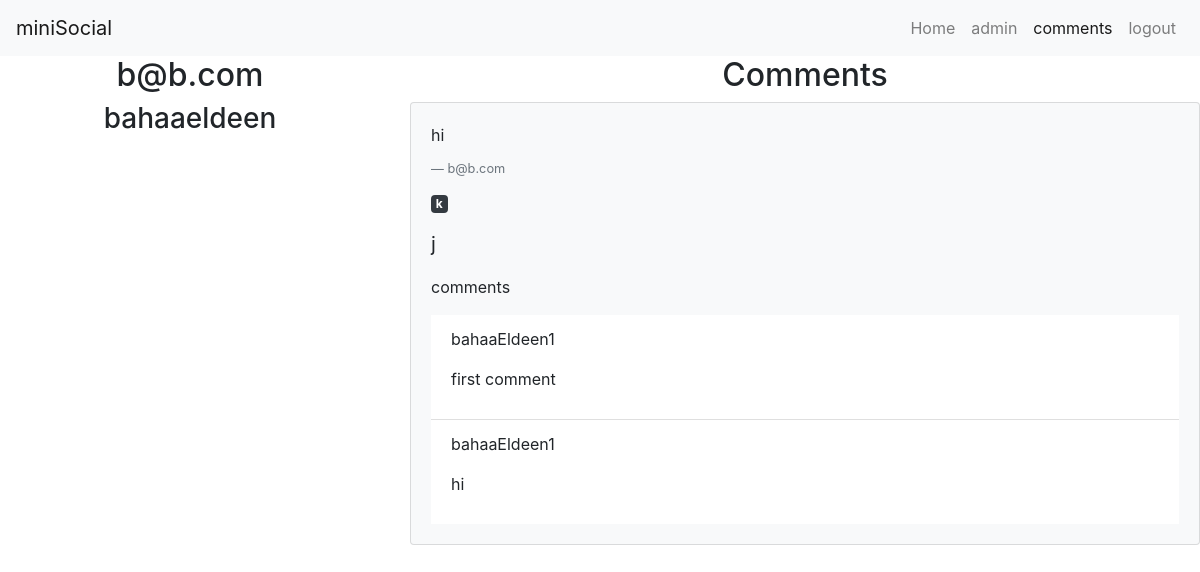
The page /comments/ (signed in) on the database its author committed.
### social/models.py (models this page shows, shortened)
class Post(models.Model):
    user = models.ForeignKey(User,on_delete=models.CASCADE)
    text = models.CharField(max_length = 500)
    genre = models.CharField(max_length=20)
    header = models.CharField(max_length=50)

class Comment(models.Model):
    user = models.ForeignKey(User,on_delete=models.CASCADE)
    post = models.ForeignKey(Post,on_delete=models.CASCADE)
    text = models.CharField(max_length = 500)

### social/views.py (the view)
# urls.py: path('comments/',views.comments,name="comments"),
def comments(request):
    if not request.user.is_authenticated:
        return redirect('login')
    posts = getUserPost(request.user)
    return render(request,'comments.html',{'user':request.user,'posts':posts})

### social/views.py (called while the page is built)
def getUserPost(user):
    posts = Post.objects.filter(user=user)
    data = []
    for post in posts:
        comments = getPostComments(post)
        data.append((post,comments))
    return data

def getPostComments(post):
    comments = Comment.objects.filter(post=post)
    return comments

### templates/comments.html (shortened to what this page needs)
<link rel="stylesheet" href="https://stackpath.bootstrapcdn.com/bootstrap/4.5.0/css/bootstrap.min.css">
<nav class="navbar navbar-expand-lg navbar-light bg-light">
    <a class="navbar-brand" href="/">miniSocial</a>
    <div class="collapse navbar-collapse" id="navbarSupportedContent">
      <ul class="navbar-nav ml-auto">
        <li class="nav-item ">
          <a class="nav-link" href="/">Home</a>
        </li>
        <li class="nav-item ">
            <a class="nav-link"href="/posts/">admin</a>
          </li>
          <li class="nav-item active">
            <a class="nav-link"href="/comments/">comments</a>
          </li>
        <li class="nav-item">
            <a class="nav-link"href="/logout/">logout</a>
          </li>
        </ul>
    </div>
  </nav>
<div class="row">
    <div class="col-md-4 text-center">
       <h2>  {{user.email}} </h2>
       <h3>  {{user.username}} </h3>
    </div>
    <div class="col-md-8">
        <h2 class="text-center">Comments</h2>
        {% for data in posts %}
        <div class="card bg-light mb-3">
            <div class="card-body">
                <p class="card-title">{{ data.0.header }}</p>
                <p class="blockquote-footer">{{ data.0.user.email }}</p>
                <p class="badge badge-dark">{{ data.0.genre }}</p>
                <p class="blockquote">{{ data.0.text }}</p>
                <p>comments</p>
                <ul class="list-group list-group-flush">
                    {% for comment in data.1 %}
                    <li  class="list-group-item">
                        <p>{{comment.user.email}}</p>
                        <p>{{ comment.text }}</p>
                    </li>
                    {% endfor %}
                </ul>
            </div>
        </div>
        {% endfor %}
    </div>
</div>

### rows shown on the page
Post: header "hi", user.email "b@b.com", genre "k", text "j"
Comment: user.email "bahaaEldeen1", text "first comment"
Comment: user.email "bahaaEldeen1", text "hi"

### other values the page prints
{{ user.email }} "b@b.com"
{{ user.username }} "bahaaeldeen"
